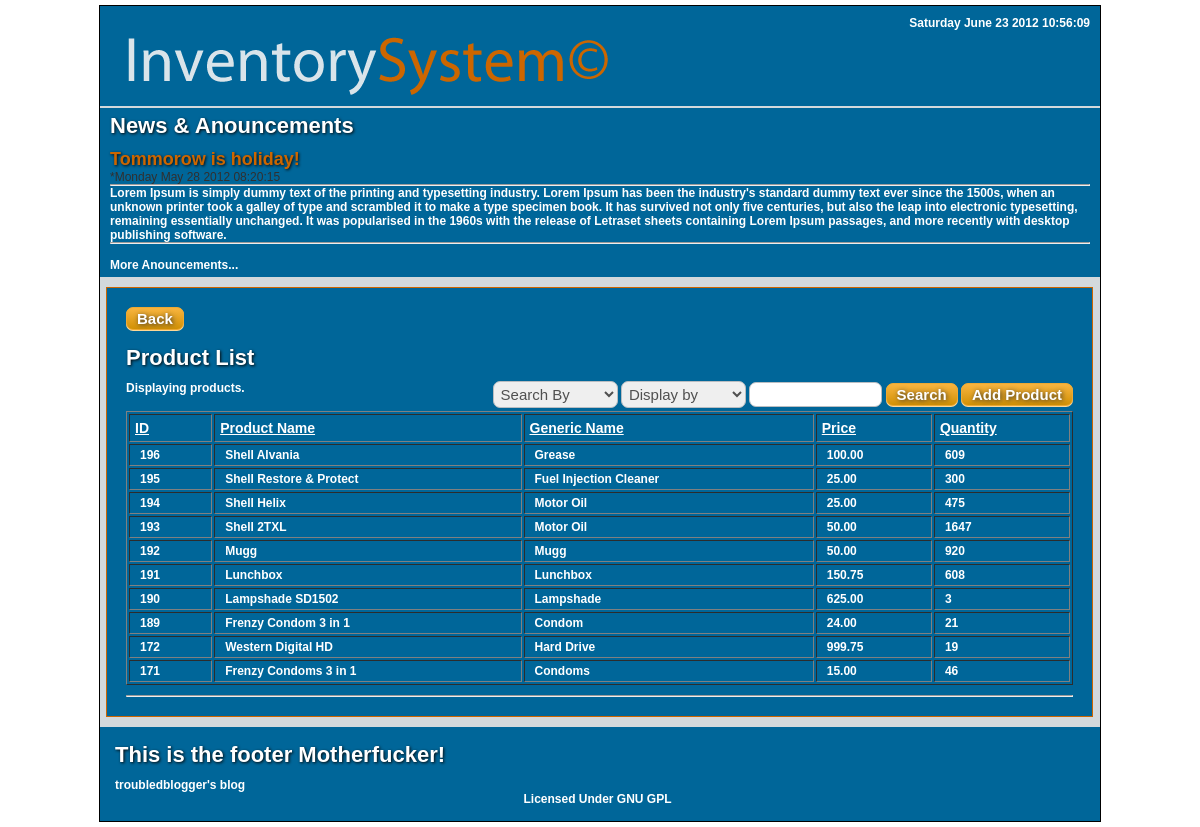
/employee/productlist.php, run on the app's committed database.
### tables this page shows
CREATE TABLE IF NOT EXISTS `product_detail` (
  `product_id` int(11) NOT NULL AUTO_INCREMENT,
  `product_name` varchar(255) NOT NULL,
  `product_generic_name` varchar(255) NOT NULL,
  `product_description` text NOT NULL,
  `who_added` varchar(255) NOT NULL,
  `date_added` datetime NOT NULL,
  KEY `product_id` (`product_id`)
);

CREATE TABLE IF NOT EXISTS `product` (
  `product_id` int(11) NOT NULL AUTO_INCREMENT,
  `unit_price` double(5,2) NOT NULL,
  `balance_qty` int(11) NOT NULL,
  PRIMARY KEY (`product_id`)
);

### includes/productlist_codes.php (the view, shortened to what this page needs)
<?php function productListDisplay2(){
	$varDisplay = "0";
	$searchBox = "";
if(empty($_GET['formDisplay'])){
		if(empty($_GET['searchBox'])){
	$tempsql = mysql_query("
SELECT p.product_id,
unit_price,
balance_qty,
product_name,
product_generic_name
FROM product AS p
INNER JOIN product_detail AS pd on p.product_id = pd.product_id
ORDER BY p.product_id DESC
LIMIT 10");
		}
			}
	echo '<h3>Product List</h3>';
	if(empty($varDisplay) && empty($searchBox)){
		echo 'Displaying products.';
	}else{
		echo "<p>Displaying ".$varDisplay." products.";
		echo "<br/><p>Results for: '".$searchBox."' ";
		}
	productDisplayMenu2();
	echo'
	 <table border="1">
	<tr>
    <th scope="col">ID</th>
    <th scope="col">Product Name</th>
    <th scope="col">Generic Name</th>
	 <th scope="col">Price</th>
	  <th scope="col">Quantity</th>
    ';
	$count = 0;
		while($row2 = mysql_fetch_array($tempsql)){
		echo "<tr bgcolor='#006699' id='row".$count."' onmouseover='over(".$count.")' onmouseout='out(".$count.")' onClick='clicked(".$row2['product_id'].")'>";
		echo "<td>".$row2['product_id']."</td>";
		echo "<td>".$row2['product_name']."</td>";
		echo "<td>".$row2['product_generic_name']."</td>";
		echo "<td>".$row2['unit_price']."</td>";
		echo "<td>".$row2['balance_qty']."</td>";
		echo '</tr>';
		$count++;
		}
	echo '</table>';
	echo '<hr/>';
	}
function productDisplayMenu2(){
echo '<form class="forms" action="productlist.php" method="get" name="productDisplayForm">
<select class="input" name="formSearchBy">
	<option value="product_name">Search By</option>
  <option value="product_name">Product Name</option>
  <option value="product_generic_name">Generic Name</option>
	</select>
	<select class="input" name="formDisplay">
	<option value="10">Display by</option>
  <option value="10">10</option>
  <option value="20">20</option>
  <option value="50">50</option>
  <option value="100">100</option>
	</select>
	<input class="input" name="searchBox" type="text" value="" size="15" maxlength="20" />
	<input class="minibutton"  type="submit" value="Search" />
	<a href="add_product.php" class="minibutton">Add Product</a>
	</form> ';
}
?>

### css/main.css (style rules this page uses)
* { margin:0px; padding:0px; list-style-type:none; }
body { text-align:center; font-family:Arial; font-size:12px; color:#303030; }
h3 { margin-bottom:10px; font-size:22px; color:white; text-shadow:1px 1px 3px #080808; }
table { width:100%; text-align:left; }
th { color:#888888; font-weight:bold; text-decoration:underline; }
td { padding:3px 10px; }
a:link { color:white; text-decoration:none; }

### css/productlist.css (style rules this page uses)
table { width:100%; text-align:left; margin-bottom: 10px; }
.forms { float:right; }
th { color:white; font-size:14px; padding:5px; }
.input { font-size:15px; padding:3px; border:1px solid #b9bdc1; width:125px; color:#505050; border-radius:7px; -moz-border-radius:7px; -webkit-border-radius:7px; }

### css/minibutton.css (style rules this page uses)
.minibutton { -moz-box-shadow: 0px 1px 0px 0px #fed897; -webkit-box-shadow: 0px 1px 0px 0px #fed897; box-shadow: 0px 1px 0px 0px #fed897; background:-webkit-gradient( linear, left top, left bottom, color-stop(0.05, #f6b33d), color-stop(1, #d29105) ); background:-moz-linear-gradient( center top, #f6b33d 5%, #d29105 100% ); filter:progid:DXImageTransform.Microsoft.gradient(startColorstr='#f6b33d', endColorstr='#d29105'); background-color:#f6b33d; border:1px solid #eda933; display:inline-block; color:#ffffff; font-family:arial; font-size:15px; font-weight:bold; padding:2px 10px; text-decoration:none; text-shadow: 1px 1px 5px #303030; border-radius:7px; -moz-border-radius:7px; -webkit-border-radius:7px; margin-bottom:5px; }
a:link { color:white; text-decoration:none; }

### data on the page
product_detail: product_id.product_id "196", product_name "Shell Alvania", product_generic_name "Grease", product_id.unit_price "100.00", product_id.balance_qty "609"
product_detail: product_id.product_id "195", product_name "Shell Restore & Protect", product_generic_name "Fuel Injection Cleaner", product_id.unit_price "25.00", product_id.balance_qty "300"
product_detail: product_id.product_id "194", product_name "Shell Helix", product_generic_name "Motor Oil", product_id.unit_price "25.00", product_id.balance_qty "475"
product_detail: product_id.product_id "193", product_name "Shell 2TXL", product_generic_name "Motor Oil", product_id.unit_price "50.00", product_id.balance_qty "1647"
product_detail: product_id.product_id "192", product_name "Mugg", product_generic_name "Mugg", product_id.unit_price "50.00", product_id.balance_qty "920"
product_detail: product_id.product_id "191", product_name "Lunchbox", product_generic_name "Lunchbox", product_id.unit_price "150.75", product_id.balance_qty "608"
product_detail: product_id.product_id "190", product_name "Lampshade SD1502", product_generic_name "Lampshade", product_id.unit_price "625.00", product_id.balance_qty "3"
product_detail: product_id.product_id "189", product_name "Frenzy Condom 3 in 1", product_generic_name "Condom", product_id.unit_price "24.00", product_id.balance_qty "21"
product_detail: product_id.product_id "172", product_name "Western Digital HD", product_generic_name "Hard Drive", product_id.unit_price "999.75", product_id.balance_qty "19"
product_detail: product_id.product_id "171", product_name "Frenzy Condoms 3 in 1", product_generic_name "Condoms", product_id.unit_price "15.00", product_id.balance_qty "46"
